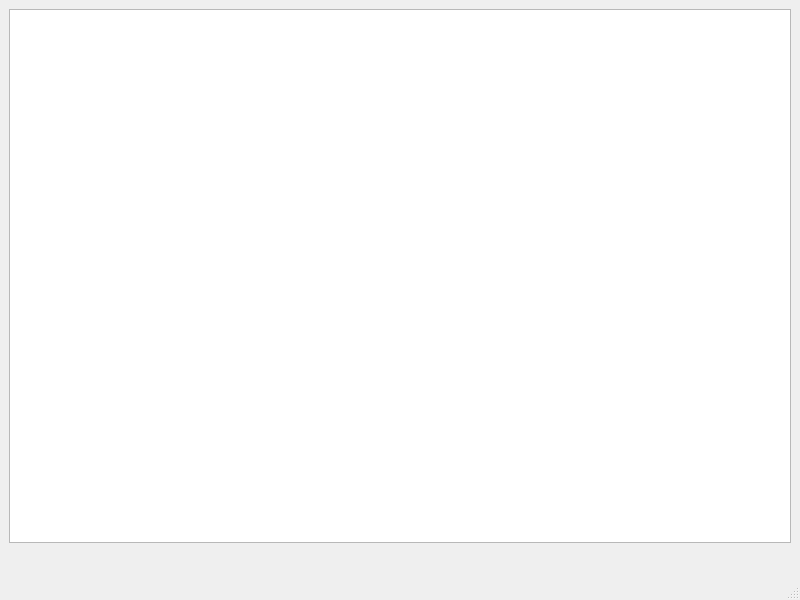
<?xml version="1.0" encoding="UTF-8"?>
<ui version="4.0">
 <class>MainWindow</class>
 <widget class="QMainWindow" name="MainWindow">
  <property name="geometry">
   <rect>
    <x>0</x>
    <y>0</y>
    <width>800</width>
    <height>600</height>
   </rect>
  </property>
  <property name="windowTitle">
   <string>MainWindow</string>
  </property>
  <widget class="QWidget" name="mainWidget">
   <layout class="QVBoxLayout" name="horizontalLayout">
    <item>
     <widget class="ObjectsView" name="graphicsView"/>
    </item>
    <item>
     <layout class="QHBoxLayout" name="horizontalLayout_2">
      <item>
       <widget class="SimulationInfoWidget" name="simulationInfo" native="true"/>
      </item>
      <item>
       <spacer name="horizontalSpacer">
        <property name="orientation">
         <enum>Qt::Horizontal</enum>
        </property>
        <property name="sizeHint" stdset="0">
         <size>
          <width>40</width>
          <height>20</height>
         </size>
        </property>
       </spacer>
      </item>
     </layout>
    </item>
   </layout>
  </widget>
  <widget class="QMenuBar" name="menubar">
   <property name="geometry">
    <rect>
     <x>0</x>
     <y>0</y>
     <width>800</width>
     <height>31</height>
    </rect>
   </property>
  </widget>
  <widget class="QStatusBar" name="statusbar"/>
 </widget>
 <customwidgets>
  <customwidget>
   <class>ObjectsView</class>
   <extends>QGraphicsView</extends>
   <header>objects_view.hpp</header>
   <container>1</container>
  </customwidget>
  <customwidget>
   <class>SimulationInfoWidget</class>
   <extends>QWidget</extends>
   <header>simulation_info_widget.hpp</header>
   <container>1</container>
  </customwidget>
 </customwidgets>
 <resources/>
 <connections/>
</ui>
